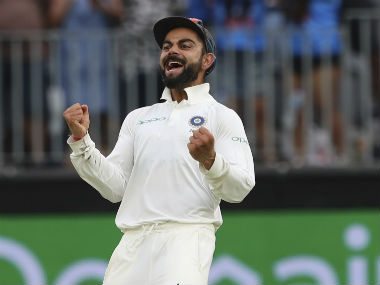
#> input picture virat1.jpg, 380 x 285 px
$ jupyter execute --allow-errors Image_processing_notebook.ipynb   (shell and % lines are left out)   (older library calls are emulated)
#> lines starting #> are read from the running program, lines starting #| are printed output that depends on the picture; after the words box and inside, x2 and y2 are one past the last pixel; in counts of white or black regions, pixels touching at a corner belong together
# Image Processing Notebook

OpenCV is popular image processing library. It has wide variety of applications. Some of the popular applications are:
1. Pre-processing image
2. Detecting lines, circles, other shapes etc.
3. Edge detection
4. Image segmentation
5. Object Tracking

## OpenCV vs Deep Learning Library (Keras, Tensorflow etc)
In Deep Learning, the kernels are learned. You have done image classification, where we just initialise the kernel(filter). The kernels are learned during backpropagation.

In OpenCV, we define particular kernel for particular task. There is no backpropagation, so the value of kernel is not changed. You have seen the example of Edge Detection, where you define a specific value of kernel $\begin{bmatrix}
    1 & 0 & -1  \\
    1 & 0 & -1  \\
    1 & 0 & -1
\end{bmatrix}$ for extracting the edges.

[cell 1]
# Run these if OpenCV doesn't load

import sys
# sys.path.append('/Library/Frameworks/Python.framework/Versions/3.6/lib/python3.6/site-packages/cv2/')

First, we import the necessary libraries

[cell 2]
import cv2
import numpy as np
import math
import matplotlib.pyplot as plt

### Function to plot multiple images

[cell 3]
# function to plot n images using subplots
def plot_image(images, captions=None, cmap=None ):
    f, axes = plt.subplots(1, len(images), sharey=True)
    f.set_figwidth(15)
    for ax,image,caption in zip(axes, images, captions):
        ax.imshow(image, cmap)
        ax.set_title(caption)

[cell 4]
# Here, we define some colours
SCALAR_BLACK = (0.0,0.0,0.0)
SCALAR_WHITE = (255.0,255.0,255.0)
SCALAR_YELLOW = (0.0,255.0,255.0)
SCALAR_GREEN = (0.0,255.0,0.0)
SCALAR_RED = (0.0,0.0,255.0)
SCALAR_CYAN = (255.0,255.0,0.0)

### Simple edge detection example

[cell 5]
# image
image = np.array([[20,20,20,10,10,10], [20,20,20,10,10,10],[20,20,20,10,10,10],[20,20,20,10,10,10],[20,20,20,10,10,10],[20,20,20,10,10,10]],dtype=np.float32)
plt.imshow(image, cmap= 'gray')

[cell 6]
#defining the kernel
kernel = np.array([[1,0,-1], [1,0,-1],[1,0,-1]],dtype=np.float32)
kernel

#### The function cv2.filter2D() in OpenCV does the convolution while preserving the image dimension.

[cell 7]
# The output we get after convolving image with filter
output = cv2.filter2D(image,-1,kernel)
print(output)
plt.imshow(output, cmap = 'gray')

## Edge detection example
Let's see one more example edge detection, that is 'canny' edge detection. It is an inbuilt funtion in OpenCV. You can read more it at https://docs.opencv.org/3.1.0/da/d22/tutorial_py_canny.html

[cell 8]
img = cv2.imread('virat1.jpg',0)
#> img: shape (285, 380); min 0, max 255, mean 106
edges = cv2.Canny(img,100,200)
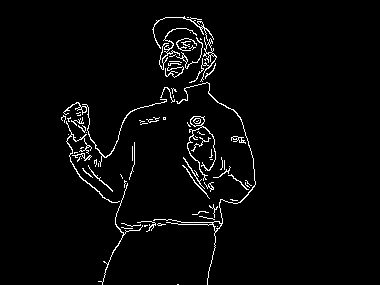
#> edges: shape (285, 380); 2.9% white in thin lines or dots, all inside (x1, y1, x2, y2) = (61, 16, 256, 285)
plot_image([img, edges], cmap='gray', captions = ["Virat Kohli", "Virat Kohli Edge"])
#> the loop in plot_image, `for ax,image,caption in zip(axes, images, captions):` made 2 passes
#> caption on passes 1 to 2: 'Virat Kohli', 'Virat Kohli Edge'

# Optical Character Recognition(OCR)
Here, you will see the process of extracting text from image. You will use OpenCV to preprocess the image and use open-source tesseract library to extract text from pre-processed image

[cell 9]
# import the tesseract library
import pytesseract
# If you don't have tesseract executable in your PATH, include the following:
pytesseract.pytesseract.tesseract_cmd =r'C:\Program Files (x86)\Tesseract-OCR\tesseract'

### Function to plot image with better aspect ratio

[cell 10]
import matplotlib as mpl

def plotting(image, cmap = None):
    if cmap == 'gray':
        height, width = image.shape
    else:
        image = cv2.cvtColor(image, cv2.COLOR_BGR2RGB)
        height, width, depth = image.shape

    dpi = mpl.rcParams['figure.dpi']
    # What size does the figure need to be in inches to fit the image?
    figsize = width / float(dpi), height / float(dpi)

    # Create a figure of the right size with one axes that takes up the full figure
    fig = plt.figure(figsize=figsize)

    # Display the image.
    plt.imshow(image, cmap)

[cell 11]
# Reading image and converting it into RGB
image = cv2.imread('image2.png')
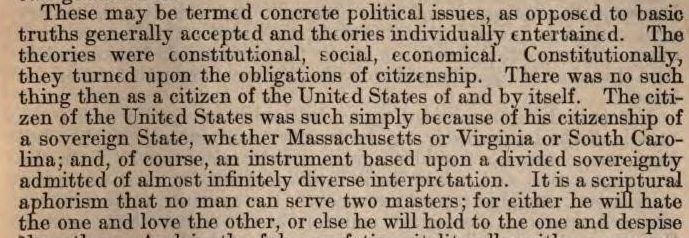
#> input picture image2.png, 689 x 238 px
#> image is the input picture: shape (238, 689, 3); mean B, G, R 126.2, 145.9, 164.5

plotting(image)

## Extracting text using OCR

#> (a cell that did not finish here is left out)

### Was it easy? Let's take a difficult image and try to extract text

[cell 13]
image = cv2.imread('text_bicubic_y.png')
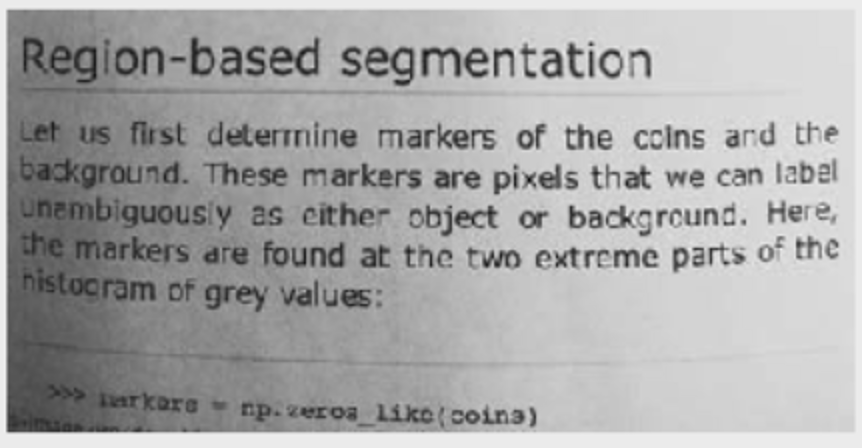
#> input picture text_bicubic_y.png, 862 x 448 px
#> image is the input picture: shape (448, 862, 3); min 12, max 242, mean 168.1
plotting(image)

#> (a cell that did not finish here is left out)

### Now that we are not able to extract text from image, let's try to improve the result using some pre-processing

## Pre-processing techniques
You can improve the result by some of the following pre-processing techniques:
1. Increasing resolution: Increase the resolution of image
2. Deskewing: Deskew the image. It also makes it easier to do more processing.
3. Blurring: It is useful for removing noise.
3. Convert to Black and White: Convert the image into black and white after deskewing and resizing. It will produce consistent character size and thickness.
4. Remove Noise: Remove noise from black and white image. Perform operations like morphological transformation, contours etc. to remove the noise.
5. Train Tesseract on the Font

### Converting to grayscale
Generally, we convert any colour image to grayscale for better perprocessing.

[cell 15]
gray = cv2.cvtColor(image, cv2.COLOR_BGR2GRAY)
plotting(gray, cmap = 'gray')

### Smoothening using blur
There is no need to do descrewing as the fonts are almost straight. The resolution of the image is also good.

1. Gaussian Noise:
Gaussian Noise is modeled by adding random values to an image. Gaussian filter helps in removing Gaussian noise from the image.

2. Salt and Pepper Noise:
An image containing salt-and-pepper noise will have dark pixels in bright regions and bright pixels in dark regions. Median Filter helps in removing salt-and-pepper noise.

Let's blur the image for smoothing. https://docs.opencv.org/3.1.0/d4/d13/tutorial_py_filtering.html

1. Gaussian blur
2. Median blur

#### Gaussin blur

[cell 16]
# Add some Gaussian Blur
gaussian = cv2.GaussianBlur(gray,(3,3),0)

#plotting
plotting(gaussian, cmap = 'gray')

#### Median blur

[cell 17]
# Median Blur
median = cv2.medianBlur(gray,3)

#plotting
plotting(median, cmap = 'gray')

Here, there is not much difference between gaussian blur and median blur.

#### Let's find the text output after bluring

#> (a cell that did not finish here is left out)

#### You can see that the results have improved but still, the results are not that good. Let's do further preprocessing.

## Thresholding the image

The image after smoothing gets blurred. Generally, for OCR to work better, we want sharp borders between characters with high contrast. Binarization makes the image sharp. Also, it reduces the size of the image, which helps in preprocessing in OCR. Let's see some thresholding techniques:

1. Simple Thresholding
2. Adaptive Thresholding
3. Otsu’s Binarization

https://opencv-python-tutroals.readthedocs.io/en/latest/py_tutorials/py_imgproc/py_thresholding/py_thresholding.html

### Simple Thresholding

[cell 19]
ret, simple_threshold = cv2.threshold(median,127,255,cv2.THRESH_BINARY)
#> simple_threshold: shape (448, 862); 78.5% white; 214 black regions (56 under 20 px), largest, box (x1, y1, x2, y2) and area: (7, 17, 229, 432) 50295, (204, 284, 269, 313) 1036, (129, 119, 186, 148) 948
plotting(simple_threshold, cmap = 'gray')

###  Adaptive Thresholding

[cell 20]
adaptive_threshold_mean = cv2.adaptiveThreshold(median,255,cv2.ADAPTIVE_THRESH_MEAN_C,\
            cv2.THRESH_BINARY,11,2)
#> adaptive_threshold_mean: shape (448, 862); 77.2% white; 1474 black regions (844 under 20 px), largest, box (x1, y1, x2, y2) and area: (6, 9, 856, 433) 13617, (19, 87, 786, 97) 3612, (21, 339, 626, 381) 2886
adaptive_threshold_gaussian = cv2.adaptiveThreshold(median,255,cv2.ADAPTIVE_THRESH_GAUSSIAN_C,\
            cv2.THRESH_BINARY,11,2)
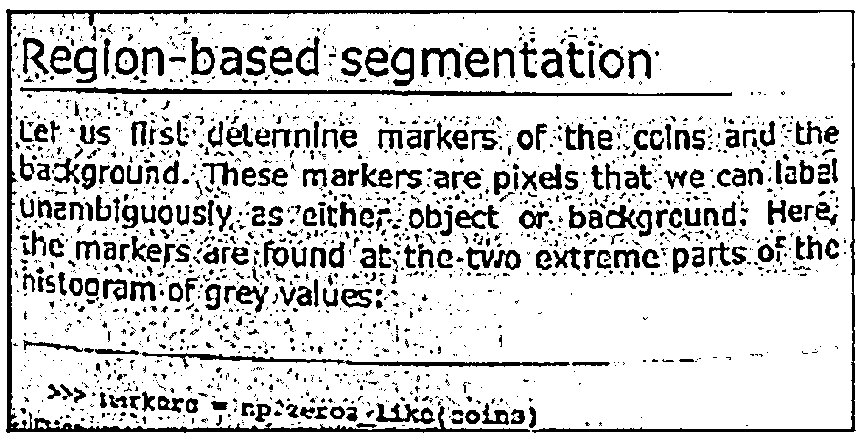
#> adaptive_threshold_gaussian: shape (448, 862); 82.2% white; 1794 black regions (1424 under 20 px), largest, box (x1, y1, x2, y2) and area: (6, 9, 856, 433) 9336, (20, 87, 732, 97) 2761, (142, 352, 570, 369) 1578

plot_image([adaptive_threshold_mean, adaptive_threshold_gaussian], cmap='gray', captions = ["Adaptive Threshold Mean", "Adaptive Threshold Gaussian"])
#> the loop in plot_image (call 2), `for ax,image,caption in zip(axes, images, captions):` made 2 passes

###  Otsu's Thresholding

[cell 21]
# Otsu's thresholding
ret2,otsu_threshold = cv2.threshold(median,0,255,cv2.THRESH_BINARY+cv2.THRESH_OTSU)
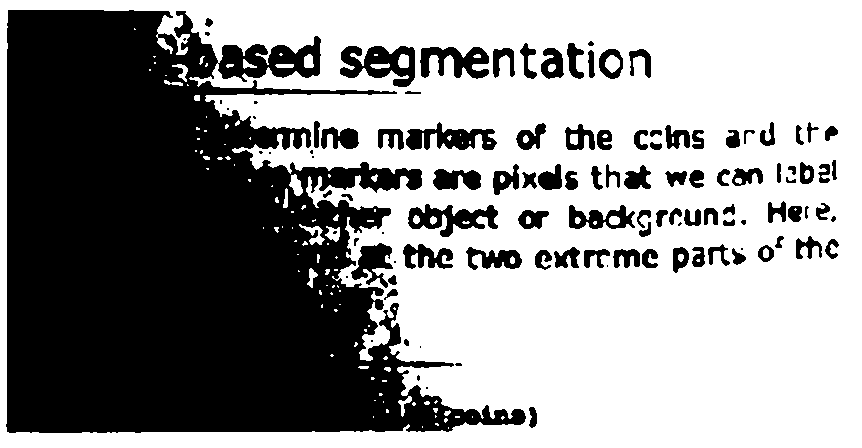
#> otsu_threshold: shape (448, 862); 58.2% white; 111 black regions (22 under 20 px), largest, box (x1, y1, x2, y2) and area: (6, 10, 526, 433) 136569, (340, 46, 415, 87) 1784, (408, 204, 498, 237) 1472
#> ret2 = 161

# Otsu's thresholding after Gaussian filtering
blur = cv2.GaussianBlur(median,(5,5),0)
ret3,otsu_gaussian_threshold = cv2.threshold(blur,0,255,cv2.THRESH_BINARY+cv2.THRESH_OTSU)
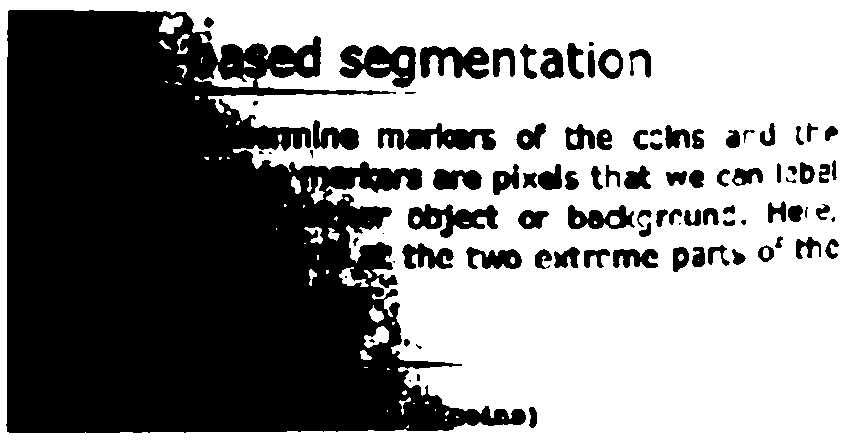
#> otsu_gaussian_threshold: shape (448, 862); 57% white; 93 black regions (13 under 20 px), largest, box (x1, y1, x2, y2) and area: (6, 10, 526, 433) 141240, (339, 45, 416, 88) 1961, (378, 123, 496, 150) 1898
#> ret3 = 162
plot_image([otsu_threshold, otsu_gaussian_threshold], cmap='gray', captions = ["Otsu Threshold", "Otsu Gaussian Threshold"])

### Morphological transformations
Morphological transformations is normally performed on binary images. It needs two inputs, one is the image, other is structuring element or kernel which decides the nature of operation. Two basic morphological operators are Erosion and Dilation.
https://docs.opencv.org/3.4/d9/d61/tutorial_py_morphological_ops.html

[cell 22]
# Now, we define structuring elements

strucEle3x3 = cv2.getStructuringElement(cv2.MORPH_RECT,(2,2))
strucEle5x5 = cv2.getStructuringElement(cv2.MORPH_RECT,(5,5))
strucEle7x7 = cv2.getStructuringElement(cv2.MORPH_RECT,(7,7))
strucEle15x15 = cv2.getStructuringElement(cv2.MORPH_RECT,(15,15))

plot_image([strucEle3x3, strucEle5x5, strucEle7x7, strucEle15x15], cmap='gray', captions = ["strucEle3x3", "strucEle5x5", "strucEle7x7", "strucEle15x15"])
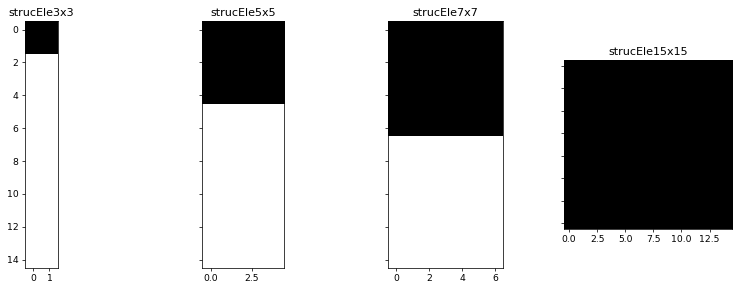
#> figure drawn by matplotlib, 4 panels

[cell 23]
for i in range(2):
    imgThresh = cv2.dilate(adaptive_threshold_gaussian,strucEle3x3,iterations = 2)
    imgThresh = cv2.erode(imgThresh,strucEle3x3,iterations = 2)
#> this loop made 2 passes
#> pass 1, `imgThresh = cv2.erode(imgThresh,strucEle3x3,iterations = 2)`:
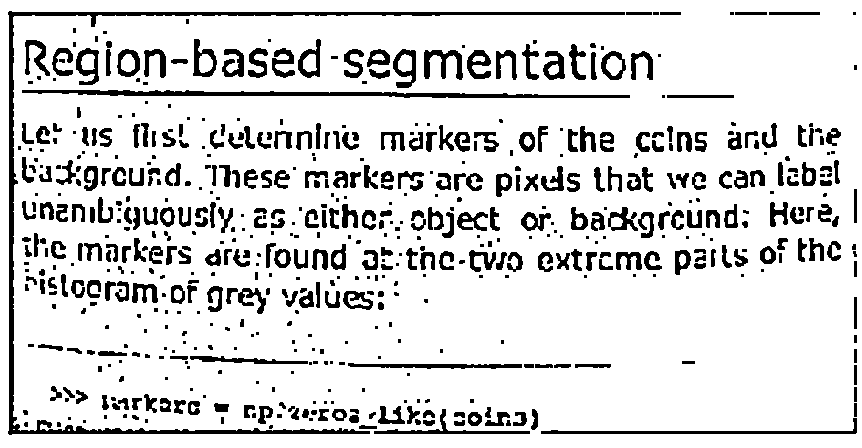
#> imgThresh: shape (448, 862); 85.3% white; 613 black regions (236 under 20 px), largest, box (x1, y1, x2, y2) and area: (8, 11, 625, 435) 5853, (22, 90, 630, 98) 2445, (541, 418, 857, 434) 999

plot_image([adaptive_threshold_gaussian, imgThresh], cmap='gray', captions = ["Adaptive Threshold Gaussian", "Dilation and Erosion"])

[cell 24]
plotting(adaptive_threshold_gaussian, cmap = 'gray')

#> (a cell that did not finish here is left out)

#### If you perform more dilation and erosion, the characters will also detoriate. As you can see, because of dots, the result have deteroiated instead of improving

## Contours
Contours is an outline representing or bounding the shape or form of something. It is a curve joining all the continuous points (along the boundary), having same color or intensity. Here, we will identify the shape of the dots using contours and remove it. Once we find all the shapes/contours, we will identify the dots which will have shapes having areas less than certain number, aspect ratio etc.  https://docs.opencv.org/3.3.1/d4/d73/tutorial_py_contours_begin.html

### Reverse the image
Generally, the object that we want to identify is in white and background is in black when using contours. So, revering the image to convert it in required format.

[cell 26]
image_reverse = cv2.bitwise_not(adaptive_threshold_gaussian)
#> image_reverse: shape (448, 862); 17.8% white; 1794 white regions (1424 under 20 px)
plotting(image_reverse, cmap = 'gray')

#### Function to draw and show contours

[cell 27]
def drawAndShowContours(wd,ht,contours,strImgName):
    global SCALAR_WHITE
    global SHOW_DEBUG_STEPS

    # Defining a blank frame. Since it is initialised with zeros, it will be black
    blank_image = np.zeros((ht,wd), np.uint8)
    #cv2.drawContours(blank_image,contours,10,SCALAR_WHITE,-1)
    # Adding all possible contour to the blank frame
    # Contour is white
    cv2.drawContours(blank_image,contours,-1,SCALAR_WHITE,-1)

    #plt.imshow(blank_image, cmap = 'gray')
    # For better clarity, lets just view countour 9
    blank_image_contour_9 = np.zeros((ht,wd), np.uint8)

    # Let's just add contour 9th to the blank image and view it
    cv2.drawContours(blank_image_contour_9,contours,8,SCALAR_WHITE,-1)

    # Plotting
    plot_image([blank_image, blank_image_contour_9], cmap='gray', captions = ["All possible contours", "Only the 9th contour"])


    return blank_image

#### Finding all the possible contours in image and showing the contours.

[cell 28]
ht = np.size(image_reverse,0)
#> ht = 448
wd = np.size(image_reverse,1)
#> wd = 862

im, contours, hierarchy = cv2.findContours(image_reverse,cv2.RETR_EXTERNAL,cv2.CHAIN_APPROX_SIMPLE)
#> contours = 1790 contours, 1527 with area under 20; largest, box (x1, y1, x2, y2) and area: (6, 9, 856, 433) 6746, (20, 87, 732, 97) 2046, (142, 352, 570, 369) 1136, (391, 47, 414, 86) 598, (191, 37, 215, 75) 569
print ('contours.shape: ' + str(len(contours)))
#| contours.shape: 1790
im2 = drawAndShowContours(wd,ht,contours,'imgContours')
#> in drawAndShowContours, `cv2.drawContours(blank_image,contours,-1,SCALAR_WHITE,-1)`: blank_image: shape (448, 862); 18.9% white; 1790 white regions (1418 under 20 px), largest, box (x1, y1, x2, y2) and area: (6, 9, 856, 433) 9383, (20, 87, 732, 97) 2761, (142, 352, 570, 369) 1579
#> in drawAndShowContours, `cv2.drawContours(blank_image_contour_9,contours,8,SCALAR_WHITE,-1)`:
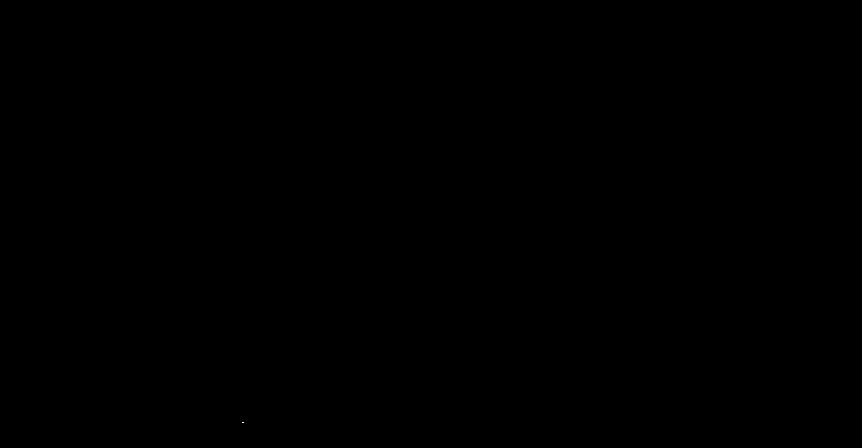
#> blank_image_contour_9: shape (448, 862); 0% white in thin lines or dots, all inside (x1, y1, x2, y2) = (242, 422, 244, 423)

#### You can see that 1790 contours have been identified and we are plotting just the 9the contour which is a dot. Now, we have to remove all such dots.

## Blob

#### Defining Blob class to store the properties of the contours such as centre of contour, aspect ratio, diagonal size etc.

[cell 29]
class Blob:
    currentContour = [[0,0]]

    # First, let's define the 'Blob' function, which creates a 'Blob', with all the necessary parameters

    def Blob(self,_contour):
        self.currentContour = _contour
        self.currentBoundingRect = cv2.boundingRect(_contour)

#### Function to plot the Blob

[cell 30]
def drawAndShowBlobs(wd,ht,blobs,strImgName):
    global SCALAR_WHITE
    global SHOW_DEBUG_STEPS
    blank_image = np.zeros((ht,wd,3), np.uint8)

    contours=[]
    for blob in blobs:
        contours.append(blob.currentContour)
    #print("C is", contours)
    contours.pop(0)
    #print("contours ", contours)
    cv2.drawContours(blank_image,contours,-1,SCALAR_WHITE,-1)


    plt.imshow(blank_image, cmap = 'gray')

    return blank_image

#### Finding the dots

[cell 31]
blob = Blob()
blobs = [blob]

area = 30

for contour in contours:
    # This is an instance of the class Blob()
    possiBlob = Blob()
    # This is the Blob function inside the class Blob()
    possiBlob.Blob(contour) # does it work? yes
    contourArea = cv2.contourArea(contour)
    if(contourArea < area):
        blobs.append(possiBlob)
#> this loop made 1790 passes
#> contourArea on passes 5, 17, 31: 45, 38.5, 20.5
#> after the loop, blobs = 1558 items

# Now, using the hulls, we draw the blob objects.

dots = drawAndShowBlobs(wd,ht,blobs,'Blobs')
#> in drawAndShowBlobs, `cv2.drawContours(blank_image,contours,-1,SCALAR_WHITE,-1)`: blank_image: shape (448, 862, 3); 3.1% white in thin lines or dots, all inside (x1, y1, x2, y2) = (12, 16, 846, 426)

#### Image after removing the dots

[cell 32]
dots_ = cv2.cvtColor(dots, cv2.COLOR_BGR2GRAY)
imgDiff = cv2.absdiff(dots_, image_reverse)
plotting(imgDiff, cmap = 'gray')

[cell 33]
image_clean = cv2.bitwise_not(imgDiff)
plotting(image_clean, cmap = 'gray')

#> (a cell that did not finish here is left out)

### You can see that results have greatly improved. But the results are not great as the text image itself had problems.

## Another method
Let's use bilateral filter in the first stage itself and see the results. Sometimes the filters do not only dissolve the noise, but also smooth away the edges. To avoid this (at certain extent at least), we can use a bilateral filter.

[cell 35]
bilateral = cv2.bilateralFilter(gray,9,75,75)
#plotting
plotting(bilateral, cmap = 'gray')

[cell 36]
adaptive_threshold_mean = cv2.adaptiveThreshold(bilateral,255,cv2.ADAPTIVE_THRESH_MEAN_C,\
            cv2.THRESH_BINARY,11,2)
#> adaptive_threshold_mean: shape (448, 862); 80.5% white; 705 black regions (409 under 20 px), largest, box (x1, y1, x2, y2) and area: (6, 9, 856, 433) 14672, (19, 86, 760, 98) 3829, (334, 357, 623, 369) 1375
adaptive_threshold_gaussian = cv2.adaptiveThreshold(bilateral,255,cv2.ADAPTIVE_THRESH_GAUSSIAN_C,\
            cv2.THRESH_BINARY,11,2)
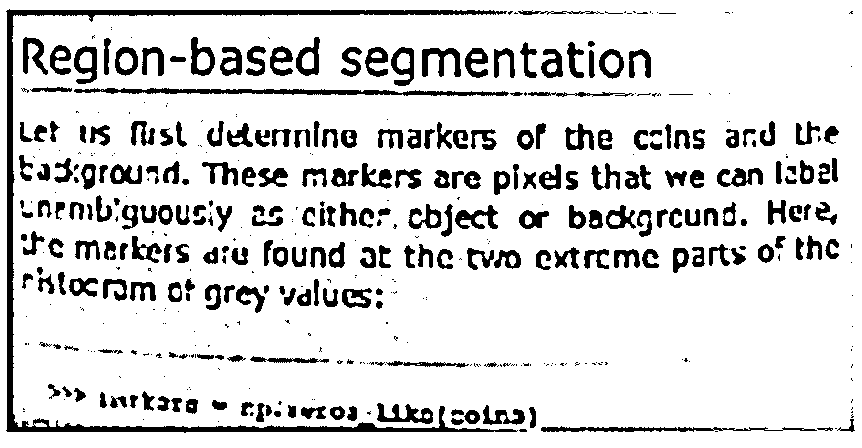
#> adaptive_threshold_gaussian: shape (448, 862); 85.4% white; 470 black regions (209 under 20 px), largest, box (x1, y1, x2, y2) and area: (6, 9, 518, 433) 7803, (74, 88, 509, 96) 1806, (541, 426, 817, 432) 836

plot_image([adaptive_threshold_mean, adaptive_threshold_gaussian], cmap='gray', captions = ["Adaptive Threshold Mean", "Adaptive Threshold Gaussian"])
